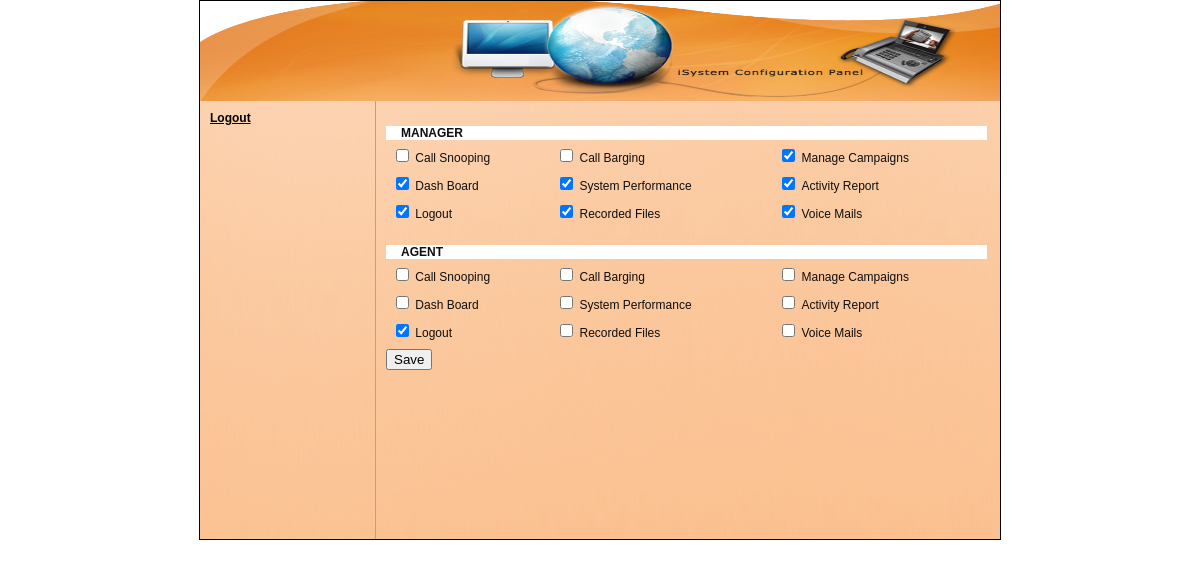
The app's page /home.php?page=privileges (signed in) with its own data.
### tables this page shows
CREATE TABLE `hierarchy` (
  `id` bigint(12) NOT NULL auto_increment,
  `hierarchy` varchar(255) NOT NULL,
  `level` int(3) NOT NULL,
  `modules` mediumtext NOT NULL,
  PRIMARY KEY  (`id`),
  UNIQUE KEY `hierarchy` (`hierarchy`)
);

### privileges.php (the view, shortened to what this page needs)
<?php
	$hierarchyResult = mysql_query("SELECT *FROM hierarchy ORDER BY level");
	$modulesResult = mysql_query("SELECT *FROM modules ORDER BY moduleId");
	while($modules = mysql_fetch_row($modulesResult))
	{
		$modulesArr[] = $modules[0];
		$modulesNamesArr[] = $modules[1];
	}
?>
<form method="POST" action="privilegesProcess.php">
<table width="100%" cellpadding="0" cellspacing="0">
<tr>
	<td width="100%">
	<?php
		while($hierarchy = mysql_fetch_row($hierarchyResult))
		{
			$modulesAssigned = explode(",",$hierarchy[3]);
			echo "<div style='width:97%;background:#fff;margin-top:15px;font-weight:bold;padding-left:15px;'>".str_replace("~"," ",$hierarchy[1])."</div>";
			echo "<table width='100%' align='center' cellpadding='3' cellspacing='3'>";
			echo "<tr>";
			for($i=0,$j=1;$i<count($modulesArr);$i++,$j++)
			{
				if(in_array($modulesArr[$i],$modulesAssigned))
					echo "<td><input type='checkbox' name='chk$hierarchy[2][]' checked value='$modulesArr[$i]' />&nbsp;$modulesNamesArr[$i]</td>";
				else
					echo "<td><input type='checkbox' name='chk$hierarchy[2][]' value='$modulesArr[$i]' />&nbsp;$modulesNamesArr[$i]</td>";
				if($j%3 == 0)
					echo "</tr><tr>";
			}
			echo "</tr>";
			echo "</table>";
		}
	?>
	</td>
</tr>
<tr>
	<td><input type="submit" name="submit" value="Save" /></td>
</tr>
</table>
</form>

### home.php (style rules this page uses)
body,table { font-family:Arial; font-size:12px; color:#0f0f0f; padding-top:0px; margin-top:0px; }

### records on screen
hierarchy: hierarchy "MANAGER", i "Call Snooping", i "Call Barging", i "Manage Campaigns", i "Dash Board", i "System Performance", i "Activity Report", i "Logout", i "Recorded Files", i "Voice Mails"
hierarchy: hierarchy "AGENT", i "Call Snooping", i "Call Barging", i "Manage Campaigns", i "Dash Board", i "System Performance", i "Activity Report", i "Logout", i "Recorded Files", i "Voice Mails"

### other values on screen
$moduleNameArr[$i] "Logout"
